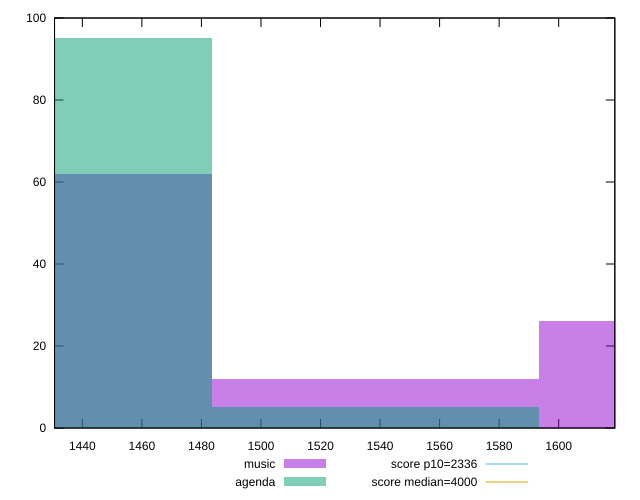

Write gnuplot code to recreate this figure.
reset

$music <<EOF
1538.4579410732915 12
1428.568088139485 62
1648.347794007098 26
EOF

$agenda <<EOF
1428.568088139485 95
1538.4579410732915 5
EOF

set key outside below
set boxwidth 109.88985293380654
set xrange [1430.6609999999998:1618.856]
set yrange [0:100]
set trange [0:100]
set style fill transparent solid 0.5 noborder

set parametric
set terminal svg size 640, 500 enhanced background rgb 'white'
set output "reports/report_00030_2021-02-24T20-42-31.540Z/first-contentful-paint/comparison/histogram/0_vs_1.svg"

plot $music title "music" with boxes, \
     $agenda title "agenda" with boxes, \
     2336,t title "score p10=2336", \
     4000,t title "score median=4000"

reset
